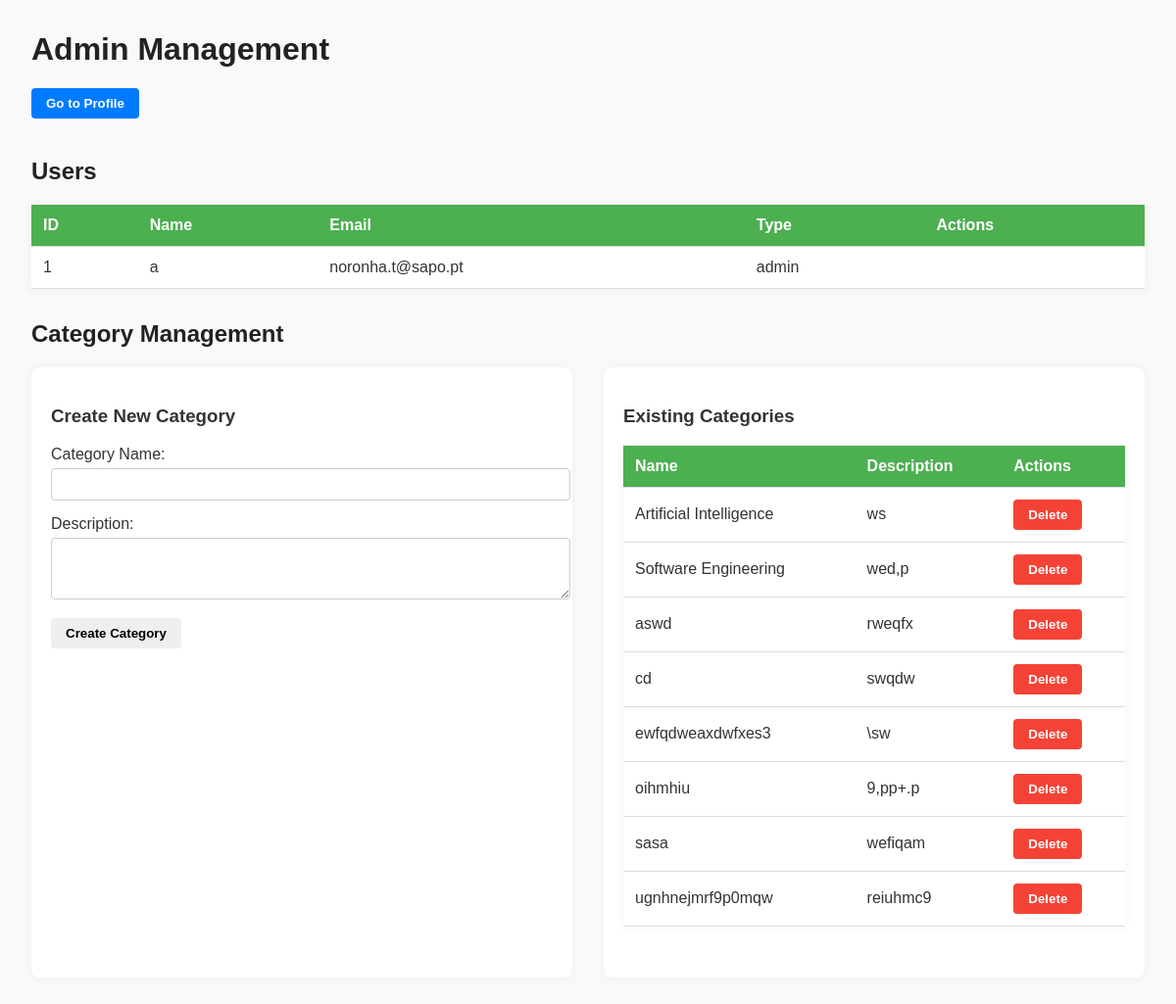
The page /Pages/admin_manage.php (signed in) on the database its author committed.
### tables this page shows
CREATE TABLE "User" (
    id INTEGER PRIMARY KEY AUTOINCREMENT NOT NULL,
    name TEXT NOT NULL,
    email TEXT NOT NULL UNIQUE,
    password TEXT NOT NULL,
    created_at TEXT,
    level INTEGER NOT NULL DEFAULT 0,
    birth_date TEXT NOT NULL,
    profile_picture_id INTEGER,
    phone TEXT NOT NULL,
    nr_bank_account TEXT NOT NULL,
    address TEXT NOT NULL,
    rate INTEGER DEFAULT 0, 
    description TEXT DEFAULT '',
    user_type TEXT NOT NULL DEFAULT 'user',
    FOREIGN KEY (profile_picture_id) REFERENCES Images(id)
        ON DELETE SET NULL
    );

CREATE TABLE "Category" (
    id INTEGER PRIMARY KEY AUTOINCREMENT NOT NULL,
    name TEXT NOT NULL,
    description TEXT NOT NULL
);

### Pages/admin_manage.php (the view, shortened to what this page needs)
<?php
$session = new Session();
$db = getDatabaseConnection();
$currentUser = User::getUser($db, $session->getId());
$stmt = $db->prepare('SELECT id, name, email, user_type FROM User WHERE id != ? ORDER BY name');
$stmt->execute([$currentUser->id]);
$users = $stmt->fetchAll(PDO::FETCH_ASSOC);
$stmt = $db->query('SELECT id, name, description FROM Category ORDER BY name');
$categories = $stmt->fetchAll(PDO::FETCH_ASSOC);
?>
<!DOCTYPE html>
<html lang="en">
<head>
  <link rel="stylesheet" href="../css/admin_manage.css">
</head>
<body>
<h1>Admin Management</h1>
<button onclick="window.location.href='profile.php'" class="go-profile-btn">Go to Profile</button>
<h2>Users</h2>
<table>
  <thead>
    <tr><th>ID</th><th>Name</th><th>Email</th><th>Type</th><th>Actions</th></tr>
  </thead>
  <tbody>
    <?php foreach ($users as $user): ?>
      <tr>
        <td><?= $user['id'] ?></td>
        <td><?= htmlspecialchars($user['name']) ?></td>
        <td><?= htmlspecialchars($user['email']) ?></td>
        <td><?= htmlspecialchars($user['user_type']) ?></td>
        <td>
        </td>
      </tr>
    <?php endforeach; ?>
  </tbody>
</table>
<h2>Category Management</h2>
<div class="form-section">
  <div class="form-box">
    <h3>Create New Category</h3>
    <form method="POST" action="../Actions/Action_Admin_Manage.php">
      <label>Category Name:
        <input type="text" name="new_category_name" required />
      </label>
      <label>Description:
        <textarea name="new_category_description" rows="3" required></textarea>
      </label>
      <button type="submit">Create Category</button>
    </form>
  </div>
  <div class="category-box">
    <h3>Existing Categories</h3>
    <table>
      <thead>
        <tr><th>Name</th><th>Description</th><th>Actions</th></tr>
      </thead>
      <tbody>
        <?php foreach ($categories as $cat): ?>
          <tr>
            <td><?= htmlspecialchars($cat['name']) ?></td>
            <td><?= htmlspecialchars($cat['description']) ?></td>
            <td class="category-actions">
              <form method="POST" action="../Actions/Action_Admin_Manage.php" style="display:inline;" onsubmit="return confirm('Delete this category?');">
                <button type="submit" class="btn delete-btn">Delete</button>
              </form>
            </td>
          </tr>
        <?php endforeach; ?>
      </tbody>
    </table>
  </div>
</div>
</body>
</html>

### css/admin_manage.css (style rules this page uses)
body { font-family: Arial, sans-serif; margin: 2rem; background: #f9f9f9; color: #333; }
h1, h2 { color: #222; }
button { padding: 8px 15px; border: none; border-radius: 4px; font-weight: bold; cursor: pointer; transition: background-color 0.3s ease; }
.btn { color: white; }
.delete-btn { background-color: #f44336; }
.go-profile-btn { background-color: #007BFF; color: white; margin-bottom: 20px; }
table { border-collapse: collapse; width: 100%; background: white; margin-bottom: 2rem; box-shadow: 0 0 10px rgba(0, 0, 0, 0.05); }
th, td { padding: 12px; border-bottom: 1px solid #ddd; text-align: left; }
th { background-color: #4CAF50; color: white; }
.form-section { display: flex; flex-wrap: wrap; gap: 2rem; }
.form-box, .category-box { background-color: white; padding: 20px; border-radius: 8px; box-shadow: 0 0 10px rgba(0,0,0,0.05); flex: 1 1 400px; }
input[type="text"], textarea { width: 100%; padding: 8px; margin-top: 5px; margin-bottom: 15px; border: 1px solid #ccc; border-radius: 4px; }
.category-actions form { display: inline; }

### rows shown on the page
user: id "1", name "a", email "noronha.t@sapo.pt", user_type "admin"
category: name "Artificial Intelligence", description "ws"
category: name "Software Engineering", description "wed,p"
category: name "aswd", description "rweqfx"
category: name "cd", description "swqdw"
category: name "ewfqdweaxdwfxes3", description "\\sw"
category: name "oihmhiu", description "9,pp+.p"
category: name "sasa", description "wefiqam"
category: name "ugnhnejmrf9p0mqw", description "reiuhmc9"
